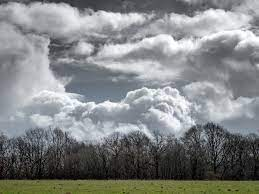
#> input picture Basics of Machine Learning/CA1/Code/Images/c1.jpg, 259 x 194 px; its folder holds only this picture in this run
$ jupyter execute --allow-errors Code.ipynb
#> lines starting #> are read from the running program, lines starting #| are printed output that depends on the picture; after the words box and inside, x2 and y2 are one past the last pixel; in counts of white or black regions, pixels touching at a corner belong together; long printed decimals are rounded
# Question 7 - Naive Bayes Warm-Up

Problems:
1. Bayes rule with a diagnostic test.
2. Binary Naive Bayes on a small dataset; classify x = (1,1).

## 1. Drug Test Bayes Calculation
Given:

$P(T=1|D=1) = 0.99$

$P(T=0|D=0) = 0.99$ $\Rightarrow$ $P(T=1|D=0)=0.01$

$P(D=1)=0.001$ $\Rightarrow$ $P(D=0)=0.999$

$\Rightarrow$ $P(D=1|T=1)$ = $\frac{P(T=1|D=1)P(D=1)} {P(T=1|D=1)P(D=1) + P(T=1|D=0)P(D=0)}$
 =  $\frac{0.99 * 0.001}{0.00099 + 0.00999}$ $\approx$ $0.0901639$ $\approx$ 9%

[cell 1]
p_t_pos_d_pos = 0.99
p_t_neg_d_neg = 0.99
p_t_pos_d_neg = 1 - p_t_neg_d_neg
p_d_pos = 0.001
p_d_neg = 1 - p_d_pos
p_d_pos_t_pos = p_t_pos_d_pos * p_d_pos / (p_t_pos_d_pos * p_d_pos + p_t_pos_d_neg * p_d_neg)
p_d_pos_t_pos

## 2. Naive Bayes Classification
Assumed reconstruction (10 examples, 2 binary features X, label y)

Test example: x = (1,1)

[cell 2]
import numpy as np
X = np.array([
    [0,1],
    [1,1],
    [0,0],
    [1,1],
    [1,1],
    [0,0],
    [1,0],
    [1,0],
    [1,1],
    [1,0]
])
y = np.array([1,1,0,1,1,0,0,0,1,0])
X.shape, y.shape

### (a) Class priors
Counts: y=1 appears 5 times, y=0 appears 5 times

$P(y=1)=0.5$,  $P(y=0)=0.5$

[cell 3]
p_y1 = np.mean(y==1)
p_y0 = np.mean(y==0)
p_y1, p_y0

### (b) Conditional probabilities
For $y=1$ rows: (0,1),(1,1),(1,1),(1,1),(1,1)

$x_1=1$ count = 4 $\Rightarrow$ $P(x_1=1|y=1)=0.8$

$x_2=1$ count = 5 $\Rightarrow$ $P(x_2=1|y=1)=1.0$

---

For $y=0$ rows: (0,0),(0,0),(1,0),(1,0),(1,0)

$x_1=1$ count = 3 $\Rightarrow$ $P(x_1=1|y=0)$=0.6

$x_2=1$ count = 0 $\Rightarrow$ $P(x_2=1|y=0)$=0.0

[cell 4]
X_y1 = X[y==1]
X_y0 = X[y==0]
p_x1_1_y1 = np.mean(X_y1[:,0]==1)
p_x2_1_y1 = np.mean(X_y1[:,1]==1)
p_x1_1_y0 = np.mean(X_y0[:,0]==1)
p_x2_1_y0 = np.mean(X_y0[:,1]==1)
p_x1_1_y1, p_x2_1_y1, p_x1_1_y0, p_x2_1_y0

### (c) Classification
Score(y=1) $\Rightarrow$ $0.5 * 0.8 * 1.0 = 0.4$

Score(y=0) $\Rightarrow$ $0.5 * 0.6 * 0.0 = 0.0$

So the predict is $y=1$

[cell 5]
x_test = np.array([1,1])
score_y1 = p_y1 * (p_x1_1_y1 if x_test[0]==1 else 1-p_x1_1_y1) * (p_x2_1_y1 if x_test[1]==1 else 1-p_x2_1_y1)
score_y0 = p_y0 * (p_x1_1_y0 if x_test[0]==1 else 1-p_x1_1_y0) * (p_x2_1_y0 if x_test[1]==1 else 1-p_x2_1_y0)
predict = 1 if score_y1>score_y0 else 0
score_y1, score_y0, predict

# Question 8 - Classifying Spam with Naive Bayes

This notebook implements a Naive Bayes classifier for spam detection on the TREC Public Spam Corpus subset provided.

It will:
- Parse the given train and test files .
- Compute priors $P(spam)$, $P(ham)$.
- Compute conditional probabilities $P(w|class)$ using the m-estimate: $m = |V|$, $p = \frac{1}{|V|}$ .
- Report the 5 most likely words given spam and ham.
- Classify test emails with log probabilities and report accuracy.
- Sweep $m = |V| × [1, 10, 100, 1000, 10000]$ and plot accuracy vs m.

## 1) Parsing the data

Base on data format, we will parse each line into `(doc_id, label, {word:count})`.

We always interpret pairs `(token[i], token[i+1])` as `(word, integer count)`.

If a count can't be parsed to int, we skip that pair.

[cell 6]
from collections import defaultdict
import math
import matplotlib.pyplot as plt

# [24 lines left out: function parse_line, not called in this run]

def load_dataset(path):
    docs = []

    with open(path, 'r', encoding='utf-8') as f:
        for line in f:
            parsed = parse_line(line)
            if parsed is not None:
                docs.append(parsed)

    return docs

[cell 7]
TRAIN_PATH = r"./Data/train"
TEST_PATH  = r"./Data/test"
#> (the rest of this cell did not finish here and is left out)

## 2) Compute priors P(spam), P(ham)
We estimate priors by relative frequencies in the training set.

#> (a cell that did not finish here is left out)

## 3) Vocabulary and conditional probabilities with m-estimate
We build the vocabulary from the training set, and compute word counts per class and total tokens per class.

m-estimate for multinomial Naive Bayes:
- Let $m =$ |Vocabulary|
- $p = \frac{1}{|V|}$
- For each class c and each word w, with word-count $n(w, c)$ and total tokens $N(c)$:

  $P(w|c) = (n(w, c) + m p) / (N(c) + m)$

[cell 9]
# [19 lines left out: function build_counts_and_vocab, not called in this run]

#> (the rest of this cell did not finish here and is left out)

Function to compute log P(w|c) given m (and p=1/|V|), and helper to get top-k words by conditional probability per class.

[cell 10]
# [11 lines left out: function compute_log_conditional_probs, not called in this run]

def top_k_words(log_probs, k=5):
    items = sorted(log_probs.items(), key=lambda x: x[1], reverse=True)
    return items[:k]

#> (the rest of this cell did not finish here and is left out)

## 4) Classify the test set and report accuracy
We compare:
$[ \log P(c) + \sum_{(w, count) \in d} count \cdot \log P(w|c) ]$
for $c \in$ {spam, ham}, and choose the class with higher log-score.

We only sum over words that appear in the document; unseen words use the smoothed unknown log-prob for that class.

[cell 11]
# [17 lines left out: functions classify_doc, evaluate, not called in this run]

#> (the rest of this cell did not finish here and is left out)

## 5) Vary m and plot accuracy vs. m
This helps visualize the effect of smoothing strength on performance.

Interpretation of m:
- Very small m: model trusts empirical counts heavily (can overfit to training token frequencies).
- Very large m: model pulls $P(w|c)$ toward uniform $\frac{1}{|V|}$ (underfits, class conditional distributions look similar).

In practice, a moderate m often performs best: it regularizes estimates for low-frequency words without washing out truly discriminative words.

[cell 12]
factors = [1, 10, 100, 1000, 10000]
#> (the rest of this cell did not finish here and is left out)

## 6) If I were a spammer
- Add many common ham-like tokens to drag the document’s log-likelihood toward ham.
- Break words up, insert punctuation, replace letters with lookalikes, so exact token matches drop and smoothing dominates.
- Embed text in images, or use HTML tricks to hide text while showing human readable content.
- Vary vocabulary frequently to avoid stable word-frequency patterns.

# Question 9 - Cloud vs. Clear Sky

Our data pattern:

Cloudy $\Rightarrow$ mostly gray sky

Clear $\Rightarrow$ warm sunset colors (orange, red, yellow).

We build three classifiers that use counts and averages of the red (R), green (G), and blue (B) values:

- Model A: Gray vs Warm fraction (top of image emphasis):
  - gray top = fraction of pixels in the top 40% with R, G, B nearly equal and average brightness not too dark.
  - warm all = fraction of pixels in the whole image that look orange or yellow (R high, B clearly lower, G moderately high).
  - cloud_score = gray_top − 0.5 × warm_all. Larger $\Rightarrow$ cloudier.

- Model B: Average Red minus Blue:
  - avg_R and avg_B are image-wide averages of R and B.
  - cloud_score = (avg_B − avg_R). If the image is warm, avg_R > avg_B, so the score is smaller (clear). Larger (cloudy).

- Model C: Gray to Warm ratio:
  - gray_all = fraction of gray pixels in the whole image.
  - warm_all as above.
  - cloud score = gray_all / (warm_all + $\epsilon$). Larger $\Rightarrow$ cloudier.

For each model we search a simple threshold on its score that gives the best accuracy on our labeled set. We then report confusion matrix, precision, recall, and show misclassified images.

[cell 13]
import os, glob, math
from dataclasses import dataclass
import numpy as np
from PIL import Image
import matplotlib.pyplot as plt

DATA_DIR = r"./Images"
POS_LABEL = 'c'
NEG_LABEL = 's'
print("DATA_DIR:", DATA_DIR)

## Load labeled images

[cell 14]
def load_paths(data_dir):
    pairs = []
    for p in sorted(glob.glob(os.path.join(data_dir, "*.jpg"))):
        name = os.path.basename(p).lower()
        if (name.startswith('c')):
            pairs.append((p, 'c'))
        elif (name.startswith('s')):
            pairs.append((p, 's'))
    return pairs

pairs = load_paths(DATA_DIR)
print(f"Found {len(pairs)} labeled images.")

## Basic image helpers
- Resize the longer side to 512 px for speed.
- Convert to an array in [0,1].
- Simple masks to detect gray and warm (orange/yellow) pixels using only R, G, B comparisons.

[cell 15]
def load_image(path, max_side= 512):
    img = Image.open(path).convert('RGB')
    w, h = img.size
    scale = min(1.0, max_side / max(w, h))
    if scale < 1.0:
        img = img.resize((int(w*scale), int(h*scale)), Image.BILINEAR)
    return np.asarray(img, dtype=np.float32) / 255.0

def gray_mask(rgb, diff_tol = 0.08, min_avg = 0.25):
    r, g, b = rgb[...,0], rgb[...,1], rgb[...,2]
    mx = np.maximum(np.maximum(r, g), b)
    mn = np.minimum(np.minimum(r, g), b)
    avg = (r + g + b) / 3.0
    close = (mx - mn) < diff_tol
    bright_enough = avg > min_avg
    return close & bright_enough

def warm_mask(rgb):
    r, g, b = rgb[...,0], rgb[...,1], rgb[...,2]
    return (r > 0.40) & (r > b + 0.15) & (g > b + 0.05)

def top_region(rgb, top_frac= 0.4):
    h = rgb.shape[0]
    t = int(h * top_frac)
    return rgb[:max(1, t), :, :]

## Feature extraction (plain words)
- gray_top: percent of gray pixels in the top 40% (where sky usually is)
- gray_all: percent of gray pixels in the whole image
- warm_all: percent of warm (orange/yellow) pixels in the whole image
- avg_R, avg_B: simple averages of the red and blue values over the whole image
- rb_diff: avg_R − avg_B (bigger $\Rightarrow$ warmer overall)

[cell 16]
@dataclass
class Sample:
    path: str
    label: str
    gray_top: float
    gray_all: float
    warm_all: float
    avg_R: float
    avg_B: float
    rb_diff: float

def compute_features(path):
    img = load_image(path, max_side=512)
#> in load_image, img is the input picture: PIL image 259x194 RGB; mean R, G, B 130.8, 133.2, 133.8
    top = top_region(img, 0.4)
#> in top_region, `return rgb[:max(1, t), :, :]`:
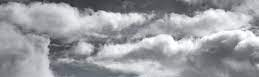
#> returned value: shape (77, 259, 3) float32; mean of channels 0, 1, 2 0.611, 0.616, 0.635; drawn as R, G, B
    gmask_top = gray_mask(top)
#> in gray_mask, `bright_enough = avg > min_avg`:
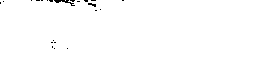
#> bright_enough: shape (77, 259) bool; 99.4% white; black in thin lines or dots, all inside (x1, y1, x2, y2) = (0, 0, 124, 49)
    gmask_all = gray_mask(img)
#> call 2 of gray_mask, with diff_tol = 0.08, min_avg = 0.25
#> in gray_mask (call 2), `r, g, b = rgb[...,0], rgb[...,1], rgb[...,2]`:
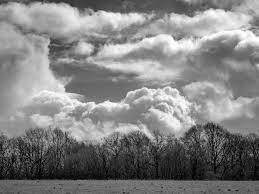
#> r: shape (194, 259) float32; min 0, max 0.996, mean 0.513
#> in gray_mask (call 2), `r, g, b = rgb[...,0], rgb[...,1], rgb[...,2]`:
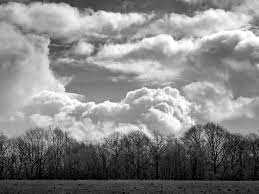
#> b: shape (194, 259) float32; min 0, max 1, mean 0.525
#> in gray_mask (call 2), `close = (mx - mn) < diff_tol`:
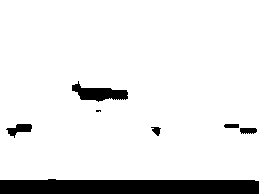
#> close: shape (194, 259) bool; 90.8% white; 7 black regions (1 under 20 px), largest, box (x1, y1, x2, y2) and area: (0, 179, 259, 194) 3630, (72, 81, 128, 102) 599, (6, 124, 32, 138) 188, (240, 128, 257, 134) 89, (224, 124, 239, 128) 58, (151, 127, 161, 136) 54
#> in gray_mask (call 2), `bright_enough = avg > min_avg`:
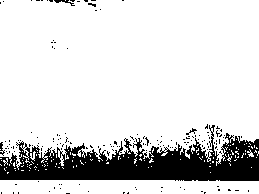
#> bright_enough: shape (194, 259) bool; 84.4% white; 160 black regions (156 under 20 px), largest, box (x1, y1, x2, y2) and area: (0, 125, 259, 181) 7382, (54, 0, 75, 6) 44, (0, 142, 5, 156) 33, (186, 128, 197, 135) 25
#> in gray_mask (call 2), `return close & bright_enough`:
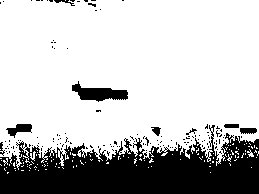
#> returned value: shape (194, 259) bool; 75.4% white; 137 black regions (128 under 20 px), largest, box (x1, y1, x2, y2) and area: (0, 125, 259, 194) 10937, (72, 81, 128, 102) 599, (6, 124, 32, 138) 189
    wmask_all = warm_mask(img)
#> in warm_mask, `return (r > 0.40) & (r > b + 0.15) & (g > b + 0.05)`:
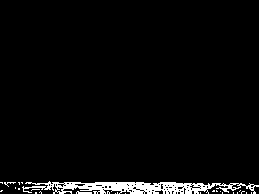
#> returned value: shape (194, 259) bool; 3.5% white; 27 white regions (24 under 20 px), largest, box (x1, y1, x2, y2) and area: (22, 181, 259, 194) 1619, (76, 191, 92, 194) 32, (4, 182, 16, 187) 20
    gray_top = float(np.mean(gmask_top))
#> gray_top = 0.994
    gray_all = float(np.mean(gmask_all))
#> gray_all = 0.754
    warm_all = float(np.mean(wmask_all))
#> warm_all = 0.0348
    avg_R = float(np.mean(img[...,0]))
#> avg_R = 0.513
    avg_B = float(np.mean(img[...,2]))
#> avg_B = 0.525
    rb_diff = float(avg_R - avg_B)
#> rb_diff = -0.0119
    return gray_top, gray_all, warm_all, avg_R, avg_B, rb_diff

samples = []
for p, label in pairs:
    gray_top, gray_all, warm_all, avg_R, avg_B, rb_diff = compute_features(p)
#> gray_top = 0.994; gray_all = 0.754; warm_all = 0.0348; avg_R = 0.513; avg_B = 0.525; rb_diff = -0.0119
    samples.append(Sample(p, label, gray_top, gray_all, warm_all, avg_R, avg_B, rb_diff))

print(f"Computed features for {len(samples)} images.")
#| Computed features for 1 images.

## Three simple models (each returns a single score)
- Model A score = gray_top − 0.5 × warm_all
- Model B score = (avg_B − avg_R)  (bigger means less warm $\Rightarrow$ cloudier)
- Model C score = gray_all / (warm_all + tiny)

[cell 17]
EPS = 1e-6

def score_model_A(s):
    return s.gray_top - 0.5 * s.warm_all

def score_model_B(s):
    return s.avg_B - s.avg_R

def score_model_C(s):
    return s.gray_all / (s.warm_all + EPS)

labels = [s.label for s in samples]
#> labels = ['c']
scores_A = np.array([score_model_A(s) for s in samples])
#> scores_A = [0.977]
scores_B = np.array([score_model_B(s) for s in samples])
#> scores_B = [0.0119]
scores_C = np.array([score_model_C(s) for s in samples])
#> scores_C = [21.69]
print("Score samples (A,B,C):", scores_A[:3], scores_B[:3], scores_C[:3])
#| Score samples (A,B,C): [0.9768] [0.01191] [21.695]

## Threshold search and evaluation
We pick a threshold that makes the most correct predictions on the current labeled set. Cloudy is the positive class.

[cell 18]
def find_best_threshold(scores, labels, larger_means_cloudy):
    y = np.array([1 if L == POS_LABEL else 0 for L in labels], dtype=int)
    if scores.size == 0:
        return 0.0, 0.0
    candidates = np.unique(np.percentile(scores, np.linspace(0, 100, num=min(201, max(5, scores.size))), method='nearest'))
    best_t, best_acc = None, -1.0
    for t in candidates:
        pred = (scores > t) if larger_means_cloudy else (scores < t)
        acc = (pred.astype(int) == y).mean()
        if acc > best_acc:
            best_acc, best_t = acc, float(t)
    return best_t, best_acc

def predict(scores, t, larger_means_cloudy):
    cond = (scores > t) if larger_means_cloudy else (scores < t)
    return [POS_LABEL if b else NEG_LABEL for b in cond]

def metrics(y_true, y_pred):
    tp = sum((yt==POS_LABEL and yp==POS_LABEL) for yt, yp in zip(y_true, y_pred))
    tn = sum((yt==NEG_LABEL and yp==NEG_LABEL) for yt, yp in zip(y_true, y_pred))
    fp = sum((yt==NEG_LABEL and yp==POS_LABEL) for yt, yp in zip(y_true, y_pred))
    fn = sum((yt==POS_LABEL and yp==NEG_LABEL) for yt, yp in zip(y_true, y_pred))
    prec = tp / (tp + fp) if (tp+fp)>0 else 0.0
    rec = tp / (tp + fn) if (tp+fn)>0 else 0.0
    acc = (tp + tn) / max(1, (tp+tn+fp+fn))
    return (tp, fp, fn, tn), prec, rec, acc

tA, accA_fit = find_best_threshold(scores_A, labels, larger_means_cloudy=True)
#> in find_best_threshold, `y = np.array([1 if L == POS_LABEL else 0 for L in labels], dtype=int)`: y = [1]
#> in find_best_threshold, `candidates = np.unique(np.percentile(scores, np.linspace(0, 100, num=m..`: candidates = [0.977]
#> the loop in find_best_threshold, `for t in candidates:` made 1 pass
#> (t, pred, acc, best_acc, best_t) on pass 1: (0.977, [False], 0, 0, 0.977)
#> after the loop in find_best_threshold, `for t in candidates:`: best_acc = 0; best_t = 0.977
#> tA = 0.977; accA_fit = 0
tB, accB_fit = find_best_threshold(scores_B, labels, larger_means_cloudy=True)
#> the loop in find_best_threshold (call 2), `for t in candidates:` made 1 pass
#> (t, pred, acc, best_acc, best_t) on pass 1: (0.0119, [False], 0, 0, 0.0119)
#> tB = 0.0119; accB_fit = 0
tC, accC_fit = find_best_threshold(scores_C, labels, larger_means_cloudy=True)
#> tC = 21.69; accC_fit = 0

pred_A = predict(scores_A, tA, True)
#> in predict, `cond = (scores > t) if larger_means_cloudy else (scores < t)`: cond = [False]
#> pred_A = ['s']
pred_B = predict(scores_B, tB, True)
#> pred_B = ['s']
pred_C = predict(scores_C, tC, True)
#> pred_C = ['s']

def print_report(name, labels, preds):
    cm, prec, rec, acc = metrics(labels, preds)
    tp, fp, fn, tn = cm
    print(name)
    print(f"  Confusion (pos=cloudy): TP={tp}, FP={fp}, FN={fn}, TN={tn}")
    print(f"  Precision={prec:.4f}  Recall={rec:.4f}  Accuracy={acc:.4f}")

print(f"Model A threshold: {tA:.4f}")
#| Model A threshold: 0.9768
print_report("Model A — Gray vs Warm (top emphasis)", labels, pred_A)
#> in metrics, `tp = sum((yt==POS_LABEL and yp==POS_LABEL) for yt, yp in zip(y_true, y..`: tp = 0
#> in metrics, `fn = sum((yt==POS_LABEL and yp==NEG_LABEL) for yt, yp in zip(y_true, y..`: fn = 1
#> in metrics, `prec = tp / (tp + fp) if (tp+fp)>0 else 0.0`: prec = 0
#> in print_report, `cm, prec, rec, acc = metrics(labels, preds)`: cm = (0, 0, 1, 0); prec = 0
#> in print_report, `tp, fp, fn, tn = cm`: fn = 1; tn = 0
#|   Confusion (pos=cloudy): TP=0, FP=0, FN=1, TN=0
#|   Precision=0.0000  Recall=0.0000  Accuracy=0.0000
print(f"\nModel B threshold: {tB:.4f}")
#| Model B threshold: 0.0119
print_report("Model B — Avg Blue minus Red", labels, pred_B)
#|   Confusion (pos=cloudy): TP=0, FP=0, FN=1, TN=0
#|   Precision=0.0000  Recall=0.0000  Accuracy=0.0000
print(f"\nModel C threshold: {tC:.4f}")
#| Model C threshold: 21.6949
print_report("Model C — Gray/Warm ratio", labels, pred_C)
#|   Confusion (pos=cloudy): TP=0, FP=0, FN=1, TN=0
#|   Precision=0.0000  Recall=0.0000  Accuracy=0.0000

## Show misclassified images

We used very plain rules:
- Cloudy score grows with number of gray pixels (R≈G≈B) near top.
- Clear score (opposite) grows with warm sunset pixels (red high, blue lower).

Misclassification patterns:
- Sunset but Cloudy (false clear $\Rightarrow$ predicted s when true is c):
   - Clouds are lit by sunset and turn orange/red.
   - Our warm pixel rule treats those bright warm cloud patches like clear sky.
   - Gray fraction (especially at top) decreases because colored clouds are no longer “gray”.
   Cause: Clouds lose their gray signature when colored by sun.

[cell 19]
def show_mistakes(samples, preds, scores, title, max_show= 8):
    wrong = [(i, s, preds[i], scores[i]) for i, s in enumerate(samples) if s.label != preds[i]]
    print(f"Misclassified: {len(wrong)}")
    if not wrong:
        return
    cols = 4
    rows = int(math.ceil(min(max_show, len(wrong)) / cols))
    plt.figure(figsize=(4*cols, 3.2*rows))
    for k, (i, smp, pred, sc) in enumerate(wrong[:max_show]):
        plt.subplot(rows, cols, k+1)
        plt.imshow(Image.open(smp.path).convert('RGB'))
        plt.axis('off')
        plt.title(f"pred={pred}, true={smp.label}\nscore={sc:.3f}")
    plt.suptitle(title)
    plt.tight_layout()
    plt.show()

show_mistakes(samples, pred_A, scores_A, "Model A — mistakes")
#> in show_mistakes, `wrong = [(i, s, preds[i], scores[i]) for i, s in enumerate(samples) if..`: wrong = 1 item
#| Misclassified: 1
#> in show_mistakes, `rows = int(math.ceil(min(max_show, len(wrong)) / cols))`: rows = 1
show_mistakes(samples, pred_B, scores_B, "Model B — mistakes")
#| Misclassified: 1
show_mistakes(samples, pred_C, scores_C, "Model C — mistakes")
#| Misclassified: 1
